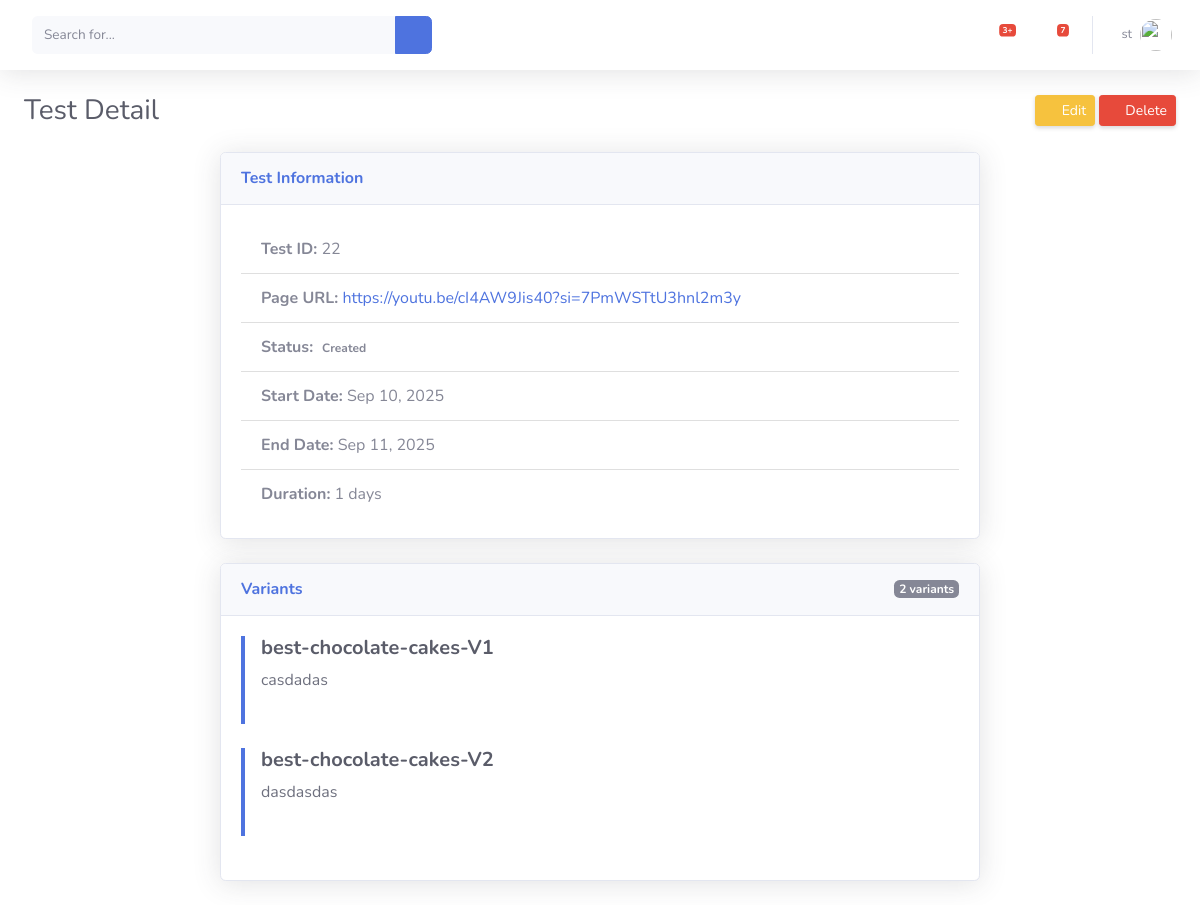
Page /testt/detail_test/22 (signed in) on the committed database.
### testt/models.py (models this page shows, shortened)
class Test(models.Model):
    STATUS_CHOICES = [
        ("created", "Created"),
        ("running", "Running"),
        ("completed", "Completed"),
    ]
    page = models.ForeignKey(Page, on_delete=models.CASCADE, related_name="tests")
    start_date = models.DateField()
    end_date = models.DateField()
    status = models.CharField(max_length=10, choices=STATUS_CHOICES, default="created")
    def duration(self):
        return (self.end_date-self.start_date).days
    def get_variants(self):
        return self.page.variants.all()

class Page(models.Model):
    user = models.ForeignKey(User, on_delete=models.CASCADE, related_name="pages")
    url = models.URLField(help_text="Full URL of the page you want to test")

class SnippetVariant(models.Model):
    page = models.ForeignKey(Page, on_delete=models.CASCADE, related_name="variants")
    title = models.CharField(max_length=255)
    description = models.TextField(blank=True)
    variant_label = models.CharField(
        max_length=5,
        help_text="Label for the variant, e.g., A, B, C"
    )

### testt/views.py (the view)
# urls.py: path('detail_test/<int:test_id>', views.detail_test, name='detail_test'),
def detail_test(request, test_id):
    detail_test = get_object_or_404(Test, pk=test_id)
    return render(request, 'testt/detail_test.html', {'detail_test': detail_test})

### testt/templates/testt/detail_test.html
{% extends 'testt/base.html' %}
{% load static %}
{% block content %}
<div class="container-fluid">
    <div class="d-sm-flex align-items-center justify-content-between mb-4">
        <h1 class="h3 mb-0 text-gray-800">Test Detail</h1>
        <div>
            <a href="{% url 'testt:edit_page' detail_test.id %}" class="btn btn-warning btn-sm shadow-sm">
                <i class="fas fa-edit fa-sm text-white-50 mr-1"></i> Edit
            </a>
            <a href="{% url 'testt:delete_confirmation' detail_test.page.id %}" class="btn btn-danger btn-sm shadow-sm">
                <i class="fas fa-trash fa-sm text-white-50 mr-1"></i> Delete
            </a>
        </div>
    </div>
    <div class="row justify-content-center">
        <div class="col-xl-8">
            <div class="card shadow mb-4">
                <div class="card-header py-3">
                    <h6 class="m-0 font-weight-bold text-primary">Test Information</h6>
                </div>
                <div class="card-body">
                    <ul class="list-group list-group-flush">
                        <li class="list-group-item">
                            <strong>Test ID:</strong> {{ detail_test.id }}
                        </li>
                        <li class="list-group-item">
                            <strong>Page URL:</strong> <a href="{{ detail_test.page.url }}" target="_blank">{{ detail_test.page.url }}</a>
                        </li>
                        <li class="list-group-item">
                            <strong>Status:</strong> <span class="badge badge-{{ detail_test.get_status_badge_class }}">{{ detail_test.get_status_display }}</span>
                        </li>
                        <li class="list-group-item">
                            <strong>Start Date:</strong> {{ detail_test.start_date|date:"M j, Y" }}
                        </li>
                        <li class="list-group-item">
                            <strong>End Date:</strong> {{ detail_test.end_date|date:"M j, Y" }}
                        </li>
                        <li class="list-group-item">
                            <strong>Duration:</strong> {{ detail_test.duration }} days
                        </li>
                    </ul>
                </div>
            </div>
            <div class="card shadow mb-4">
                <div class="card-header py-3 d-flex justify-content-between align-items-center">
                    <h6 class="m-0 font-weight-bold text-primary">Variants</h6>
                    <span class="badge badge-secondary">{{ detail_test.get_variants|length }} variants</span>
                </div>
                <div class="card-body">
                    {% for variant in detail_test.get_variants %}
                        <div class="border-left-primary border-left-lg pl-3 mb-4 pb-3">
                            <h5 class="font-weight-bold text-gray-800">{{ variant.title|default:"Untitled Variant" }}</h5>
                            <p class="text-gray-700">{{ variant.description|default:"No description provided." }}</p>
                        </div>
                    {% empty %}
                        <div class="text-center text-muted py-4">
                            <i class="fas fa-box-open fa-2x mb-2"></i>
                            <p>No variants found for this test.</p>
                        </div>
                    {% endfor %}
                </div>
            </div>
        </div>
    </div>
</div>
{% endblock %}

### testt/templates/testt/navbar.html (shortened to what this page needs)
<!DOCTYPE html>
{% load static %}
<html lang="en">
<head>
    <link href="{% static 'vendor/fontawesome-free/css/all.min.css'%}" rel="stylesheet" type="text/css">
    <link href="{% static 'css/sb-admin-2.min.css' %}" rel="stylesheet">
</head>
<body>
<nav class="navbar navbar-expand navbar-light bg-white topbar mb-4 static-top shadow">
    <form
        class="d-none d-sm-inline-block form-inline mr-auto ml-md-3 my-2 my-md-0 mw-100 navbar-search">
        <div class="input-group">
            <input type="text" class="form-control bg-light border-0 small" placeholder="Search for..."
                aria-label="Search" aria-describedby="basic-addon2">
            <div class="input-group-append">
                <button class="btn btn-primary" type="button">
                    <i class="fas fa-search fa-sm"></i>
                </button>
            </div>
        </div>
    </form>
    <ul class="navbar-nav ml-auto">
        <li class="nav-item dropdown no-arrow mx-1">
            <a class="nav-link dropdown-toggle" href="#" id="alertsDropdown" role="button"
                data-toggle="dropdown" aria-haspopup="true" aria-expanded="false">
                <i class="fas fa-bell fa-fw"></i>
                <span class="badge badge-danger badge-counter">3+</span>
            </a>
        </li>
        <li class="nav-item dropdown no-arrow mx-1">
            <a class="nav-link dropdown-toggle" href="#" id="messagesDropdown" role="button"
                data-toggle="dropdown" aria-haspopup="true" aria-expanded="false">
                <i class="fas fa-envelope fa-fw"></i>
                <span class="badge badge-danger badge-counter">7</span>
            </a>
        </li>
        <li class="nav-item dropdown no-arrow">
            <a class="nav-link dropdown-toggle" href="#" id="userDropdown" role="button"
                data-toggle="dropdown" aria-haspopup="true" aria-expanded="false">
                <span class="mr-2 d-none d-lg-inline text-gray-600 small">{{request.user.username}}</span>
                <img class="img-profile rounded-circle"
                    src="img/undraw_profile.svg">
            </a>
        </li>
    </ul>
</nav>
</body>
</html>

### rows in the picture
Test: id "22", page "https://youtu.be/cI4AW9Jis40?si=7PmWSTtU3hnl2m3y", status "Created", start_date "Sep 10, 2025", end_date "Sep 11, 2025", duration "1", get_variants|length "2"
SnippetVariant: title "best-chocolate-cakes-V1", description "casdadas"
SnippetVariant: title "best-chocolate-cakes-V2", description "dasdasdas"

### other values in the picture
{{ request.user.username }} "st"
